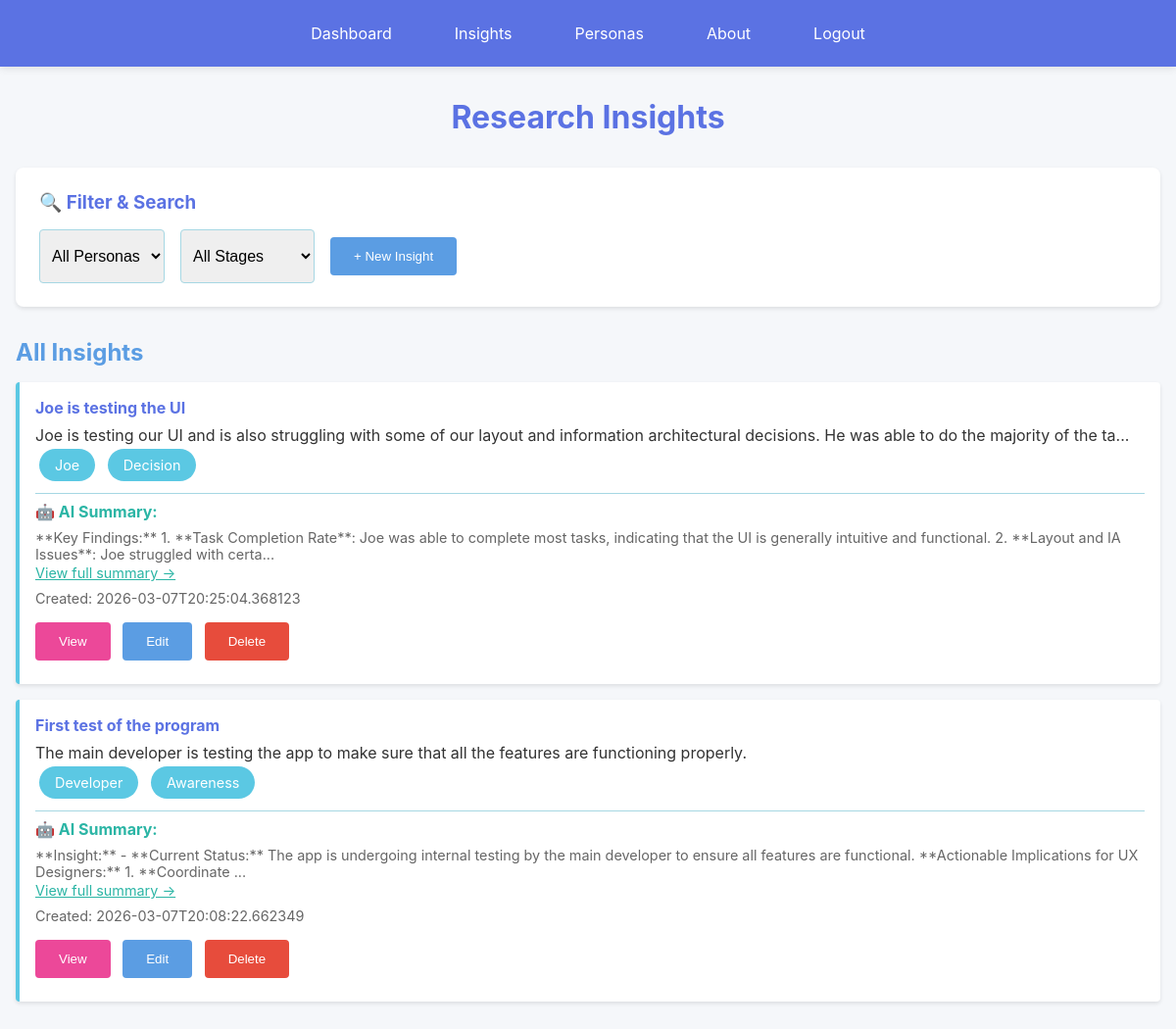
Before: /insights (signed in) with the older database file.
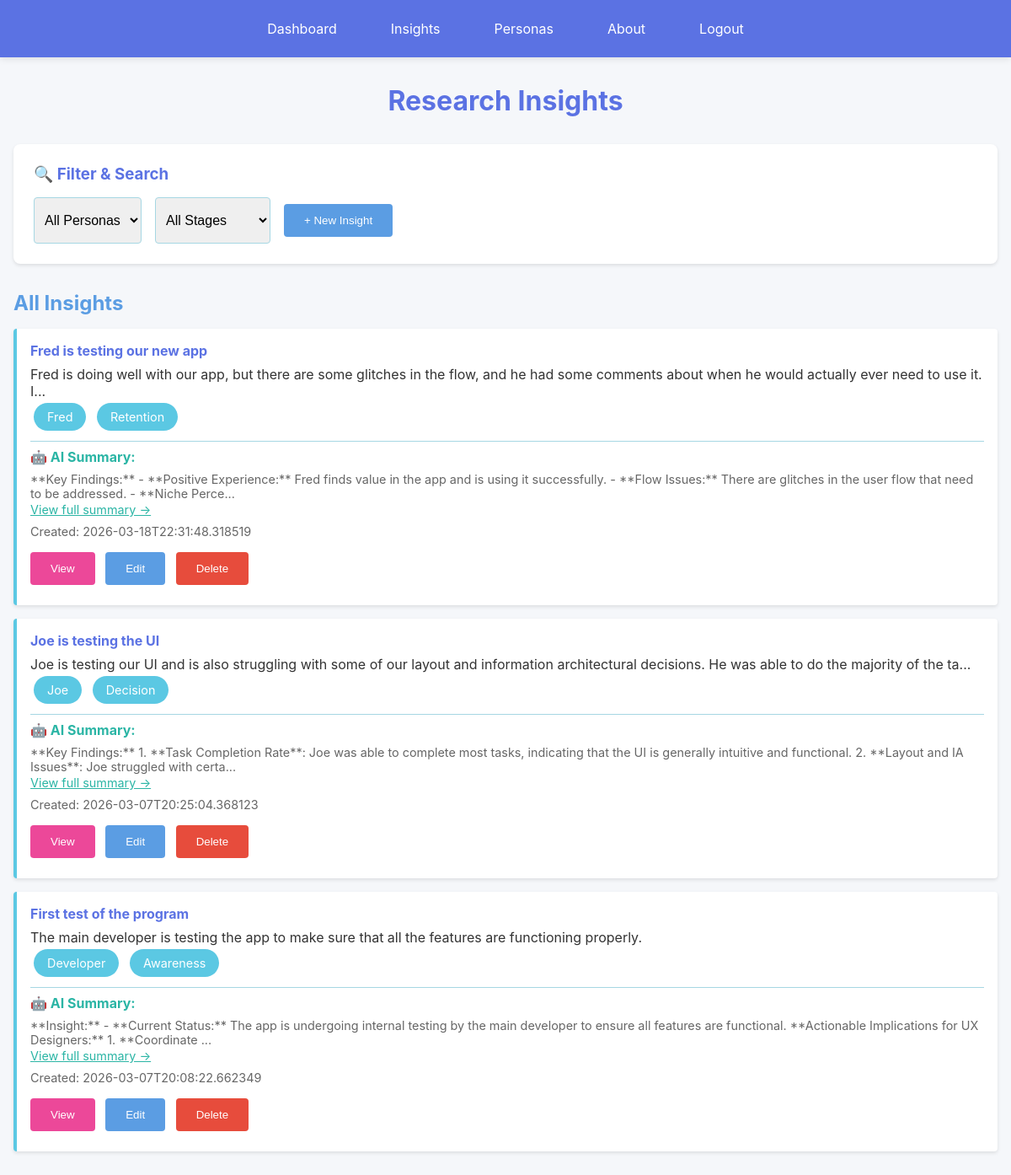
After: the same page with the newer database file.
### models.py (models this page shows, shortened)
class Insight(db.Model):
    __tablename__ = 'insights'
    id = db.Column(db.Integer, primary_key=True)
    user_id = db.Column(db.Integer, db.ForeignKey('users.id'), nullable=True, index=True)
    title = db.Column(db.String(200), nullable=False)
    description = db.Column(db.Text, nullable=False)
    persona_id = db.Column(db.Integer, db.ForeignKey('personas.id'), nullable=True)
    journey_stage = db.Column(db.String(100), nullable=True)
    timestamp = db.Column(db.DateTime, nullable=False, default=datetime.utcnow)
    ai_summary = db.Column(db.Text, nullable=True)
    def to_dict(self):
        return {
            'id': self.id,
            'user_id': self.user_id,
            'title': self.title,
            'description': self.description,
            'persona_id': self.persona_id,
            'persona_name': self.persona.name if self.persona else None,
            'journey_stage': self.journey_stage,
            'timestamp': self.timestamp.isoformat() if self.timestamp else None,
            'ai_summary': self.ai_summary
        }

class Persona(db.Model):
    __tablename__ = 'personas'
    id = db.Column(db.Integer, primary_key=True)
    user_id = db.Column(db.Integer, db.ForeignKey('users.id'), nullable=True, index=True)
    name = db.Column(db.String(200), nullable=False)
    description = db.Column(db.Text, nullable=False)
    timestamp = db.Column(db.DateTime, nullable=False, default=datetime.utcnow)
    insights = db.relationship('Insight', backref='persona', lazy=True, cascade='all, delete-orphan')
    def to_dict(self):
        return {
            'id': self.id,
            'user_id': self.user_id,
            'name': self.name,
            'description': self.description,
            'timestamp': self.timestamp.isoformat() if self.timestamp else None
        }

### web_app.py (the view)
@app.route('/insights')
@login_required
def insights():
    user_id = current_user_id()
    insights_list = Insight.query.filter_by(user_id=user_id).order_by(Insight.timestamp.desc()).all()
    personas_list = Persona.query.filter_by(user_id=user_id).all()
    return render_template(
        'insights.html',
        insights=[insight.to_dict() for insight in insights_list],
        personas=[persona.to_dict() for persona in personas_list]
    )

### web_app.py (called while the page is built)
def current_user_id():
    return session.get('user_id')

def get_current_user():
    user_id = current_user_id()
    if not user_id:
        return None
    return User.query.get(user_id)

def login_required(view_func):
    @wraps(view_func)
    def wrapped(*args, **kwargs):
        if not current_user_id():
            flash('Please log in to continue.', 'error')
            return redirect(url_for('login'))
        return view_func(*args, **kwargs)
    return wrapped

@app.context_processor
def inject_shared_context():
    return {
        'colors': COLORS,
        'current_user': get_current_user()
    }

### templates/insights.html (shortened to what this page needs)
{% extends "base.html" %}
{% block content %}
<h1>Research Insights</h1>
<div class="filter-section">
    <h3>🔍 Filter & Search</h3>
    <div class="filter-group">
        <select id="personaFilter" onchange="filterInsights()">
            <option value="">All Personas</option>
        </select>
        <select id="stageFilter" onchange="filterInsights()">
            <option value="">All Stages</option>
        </select>
        <button class="btn btn-secondary" onclick="window.location.href='/insights/new'">+ New Insight</button>
    </div>
</div>
<h2>All Insights</h2>
{% if insights %}
<div class="insights-list">
    {% for insight in insights %}
    <div class="insight-item">
        <h4><a href="/insights/{{ insight.id }}" style="color: var(--royal-blue); text-decoration: none;">{{ insight.title }}</a></h4>
        <p>{{ insight.description[:150] }}{% if insight.description|length > 150 %}...{% endif %}</p>
        {% if insight.persona_id %}
        <span class="chip">{{ insight.persona_name }}</span>
        {% endif %}
        {% if insight.journey_stage %}
        <span class="chip">{{ insight.journey_stage }}</span>
        {% endif %}
        {% if insight.ai_summary %}
        <div style="margin-top: 0.5rem; padding-top: 0.5rem; border-top: 1px solid var(--soft-blue);">
            <strong style="color: var(--bright-turquoise);">🤖 AI Summary:</strong>
            <p style="font-size: 0.9rem; color: #666; margin-top: 0.5rem;">{{ insight.ai_summary[:200] }}{% if insight.ai_summary|length > 200 %}...{% endif %}</p>
            <a href="/insights/{{ insight.id }}" style="color: var(--bright-turquoise); font-size: 0.9rem;">View full summary →</a>
        </div>
        {% else %}
        <div style="margin-top: 0.5rem;">
            <button class="btn btn-ai" onclick="generateSummary('{{ insight.id }}')">Generate AI Summary</button>
        </div>
        {% endif %}
        <div class="meta">Created: {{ insight.timestamp }}</div>
        <div style="margin-top: 0.5rem;">
            <button class="btn btn-view" onclick="window.location.href='/insights/{{ insight.id }}'">View</button>
            <button class="btn btn-secondary" onclick="editInsight('{{ insight.id }}')">Edit</button>
            <button class="btn" onclick="deleteInsight('{{ insight.id }}')" style="background-color: #e74c3c;">Delete</button>
        </div>
    </div>
    {% endfor %}
</div>
{% else %}
<div class="empty-state">
    <p>No insights created yet.</p>
    <button class="btn" onclick="window.location.href='/insights/new'">Create Your First Insight</button>
</div>
{% endif %}
{% endblock %}

Changed rows visible on the page:
added Insight: title "Fred is testing our new app", description "Fred is doing well with our app, but there are some glitches in the flow, and he had some comments about when he would actually ever need to use it. I", journey_stage "Retention", ai_summary "**Key Findings:** - **Positive Experience:** Fred finds value in the app and is using it successfully. - **Flow Issues:** There are glitches in the user flow that need to be addressed. - **Niche Perce"
now on this page (row unchanged): Persona: persona_name "Fred"
Other visible differences:
new list line: "... 🤖 AI Summary: ... View full summary → Created: 2026-03-18T22:31:48.318519 View Edit Delete"
